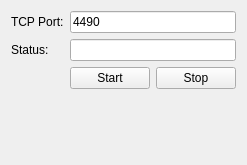
<?xml version="1.0" encoding="UTF-8"?>
<ui version="4.0">
 <class>DltTestRobot::Form</class>
 <widget class="QWidget" name="DltTestRobot::Form">
  <property name="geometry">
   <rect>
    <x>0</x>
    <y>0</y>
    <width>237</width>
    <height>165</height>
   </rect>
  </property>
  <property name="windowTitle">
   <string>Form</string>
  </property>
  <layout class="QGridLayout" name="gridLayout">
   <item row="0" column="0">
    <widget class="QLabel" name="label">
     <property name="text">
      <string>TCP Port:</string>
     </property>
    </widget>
   </item>
   <item row="0" column="1" colspan="2">
    <widget class="QLineEdit" name="lineEditTCPPort">
     <property name="text">
      <string>4490</string>
     </property>
    </widget>
   </item>
   <item row="2" column="1">
    <widget class="QPushButton" name="pushButtonStart">
     <property name="text">
      <string>Start</string>
     </property>
    </widget>
   </item>
   <item row="3" column="1">
    <spacer name="verticalSpacer">
     <property name="orientation">
      <enum>Qt::Vertical</enum>
     </property>
     <property name="sizeHint" stdset="0">
      <size>
       <width>20</width>
       <height>40</height>
      </size>
     </property>
    </spacer>
   </item>
   <item row="2" column="2">
    <widget class="QPushButton" name="pushButtonStop">
     <property name="text">
      <string>Stop</string>
     </property>
    </widget>
   </item>
   <item row="1" column="0">
    <widget class="QLabel" name="label_2">
     <property name="text">
      <string>Status:</string>
     </property>
    </widget>
   </item>
   <item row="1" column="1" colspan="2">
    <widget class="QLineEdit" name="lineEditStatus">
     <property name="readOnly">
      <bool>true</bool>
     </property>
    </widget>
   </item>
  </layout>
 </widget>
 <resources/>
 <connections/>
</ui>
